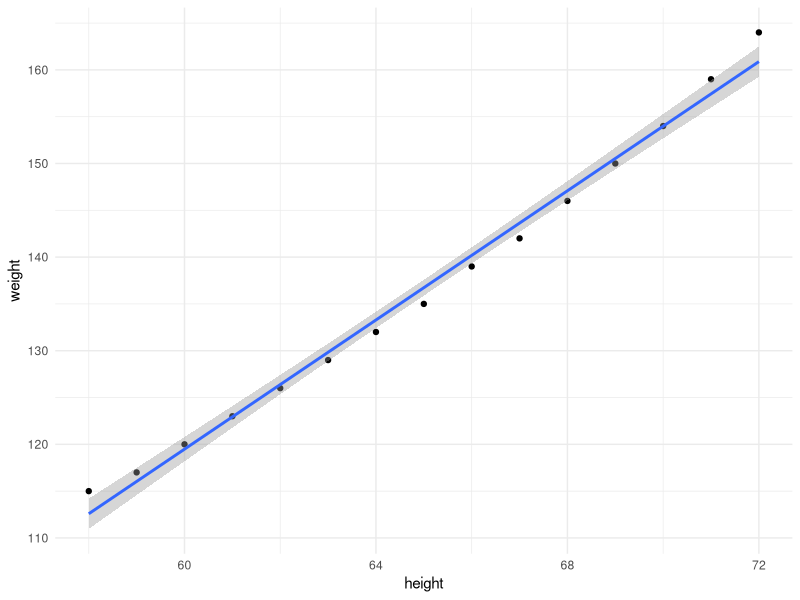
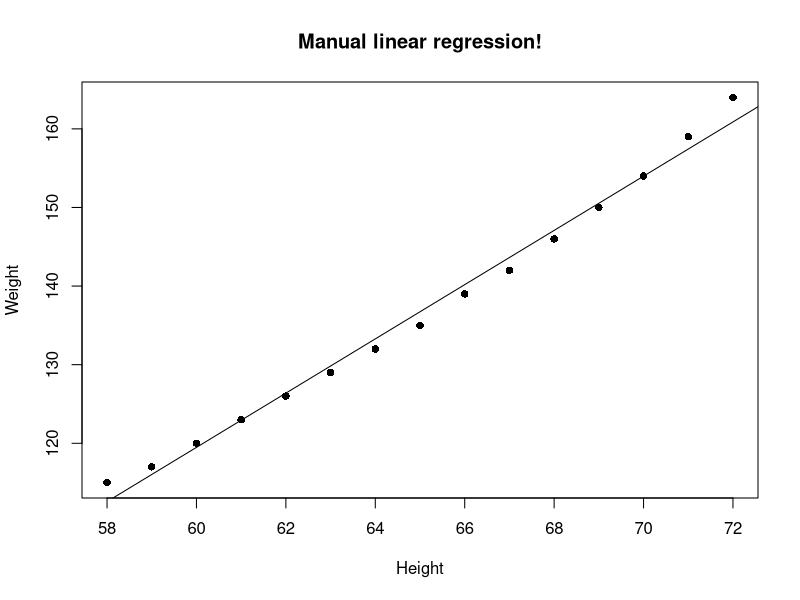
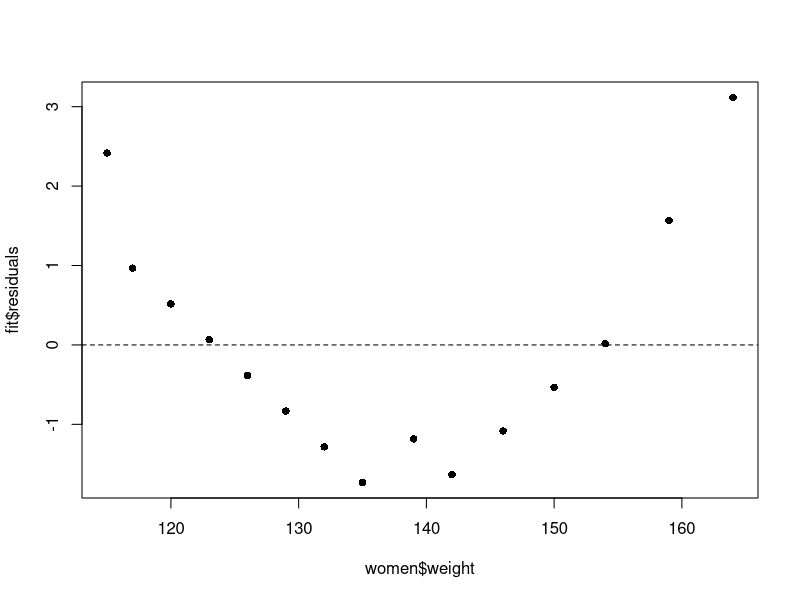
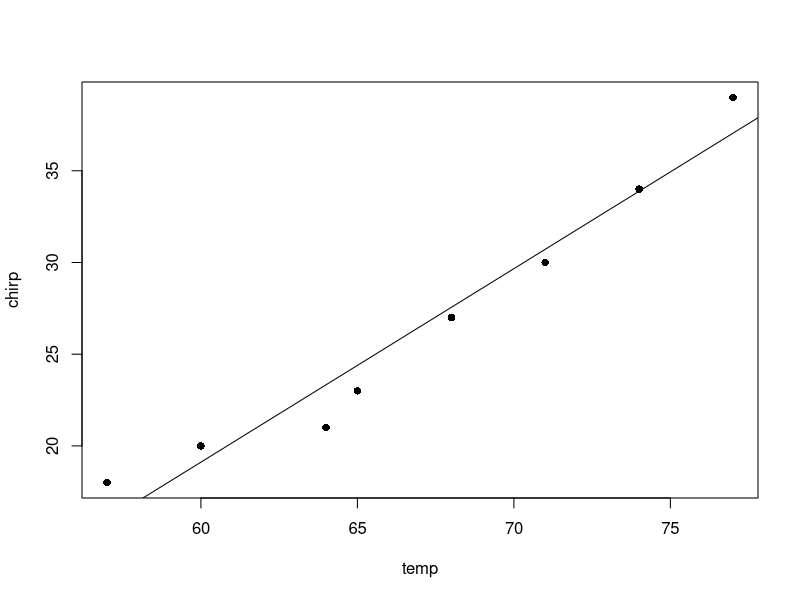
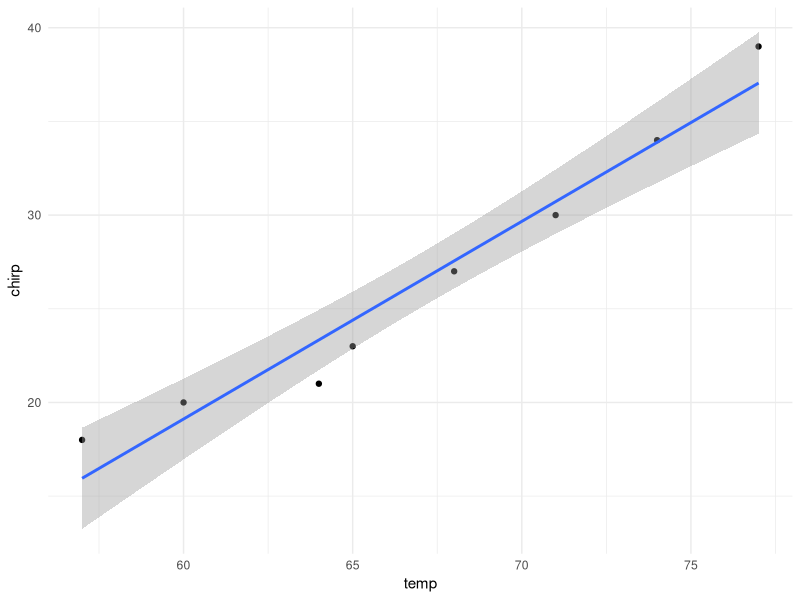

Write the R code that produced these figures, in order.
## ---- chunk 1
library(tidyverse)
knitr::opts_chunk$set(echo = TRUE)
## ---- chunk 2
library(ggplot2)
head(women)
## ---- chunk 3
ggplot(women, aes(height, weight)) +
  geom_point() +
  geom_smooth(method = "lm") +
  theme_minimal()
## ---- chunk 4
slope <- function(x, y){
  mean_x <- mean(x)
  mean_y <- mean(y)
  top <- sum((x - mean_x)*(y-mean_y))
  bottom <- sum((x - mean_x)^2)
  top / bottom
}

# the slope formula is just
# covariance(x, y) / variance(x)
slope2 <- function(x, y){
  cov(x, y)/var(x)
}

intercept <- function(x, y, m){
  mean(y) - (m * mean(x))
}
## ---- chunk 5
(my_slope <- slope(women$height, women$weight))
(my_intercept <- intercept(women$height, women$weight, my_slope))

## ---- chunk 6
plot(women$height, women$weight, pch=16, xlab = "Height", ylab = "Weight", main = "Manual linear regression!")
abline(my_intercept, my_slope)
## ---- chunk 7
(fit <- lm(weight ~ height, women))
## ---- chunk 8
names(fit)
## ---- chunk 9
plot(women$weight, fit$residuals, pch=16)
abline(h = 0, lty = 2)
## ---- chunk 10
predict(fit, data.frame(height = 61))

predict(fit, data.frame(height = 80))
## ---- chunk 11
chirp <- c(18,20,21,23,27,30,34,39)
temp <- c(57,60,64,65,68,71,74,77)
## ---- chunk 12
mean(chirp)
mean(temp)
sd(chirp)
sd(temp)
cor(chirp,temp)
## ---- chunk 13
# formula for the slope m, response variable first
# m = r(sd(x) / sd(y))
(m <- cor(chirp,temp) * (sd(chirp)/sd(temp)))

# formula for intercept as above
# b = mean(y) - (m * mean(x))
mean(chirp) - (m * mean(temp))
## ---- chunk 14
lm(chirp~temp)
## ---- chunk 15
# in the form y = mx + b
# y = 1.055x - 44.177
model <- function(x){
   1.055 * x - 44.177
}

# how many chirps at 68 Fahrenheit using our linear model?
model(68)
model(77)
## ---- chunk 16
reg <- lm(chirp~temp)
predict(reg, data.frame(temp=68))
predict(reg, data.frame(temp=77))
## ---- chunk 17
summary(reg)$r.squared
## ---- chunk 18
summary(reg)
## ---- chunk 19
plot(temp, chirp, pch=16)
abline(reg)
## ---- chunk 20
library(ggplot2)

data.frame(temp = temp, chirp = chirp) |>
  ggplot(aes(temp, chirp)) +
  geom_point() +
  geom_smooth(method = "lm") +
  theme_minimal()
